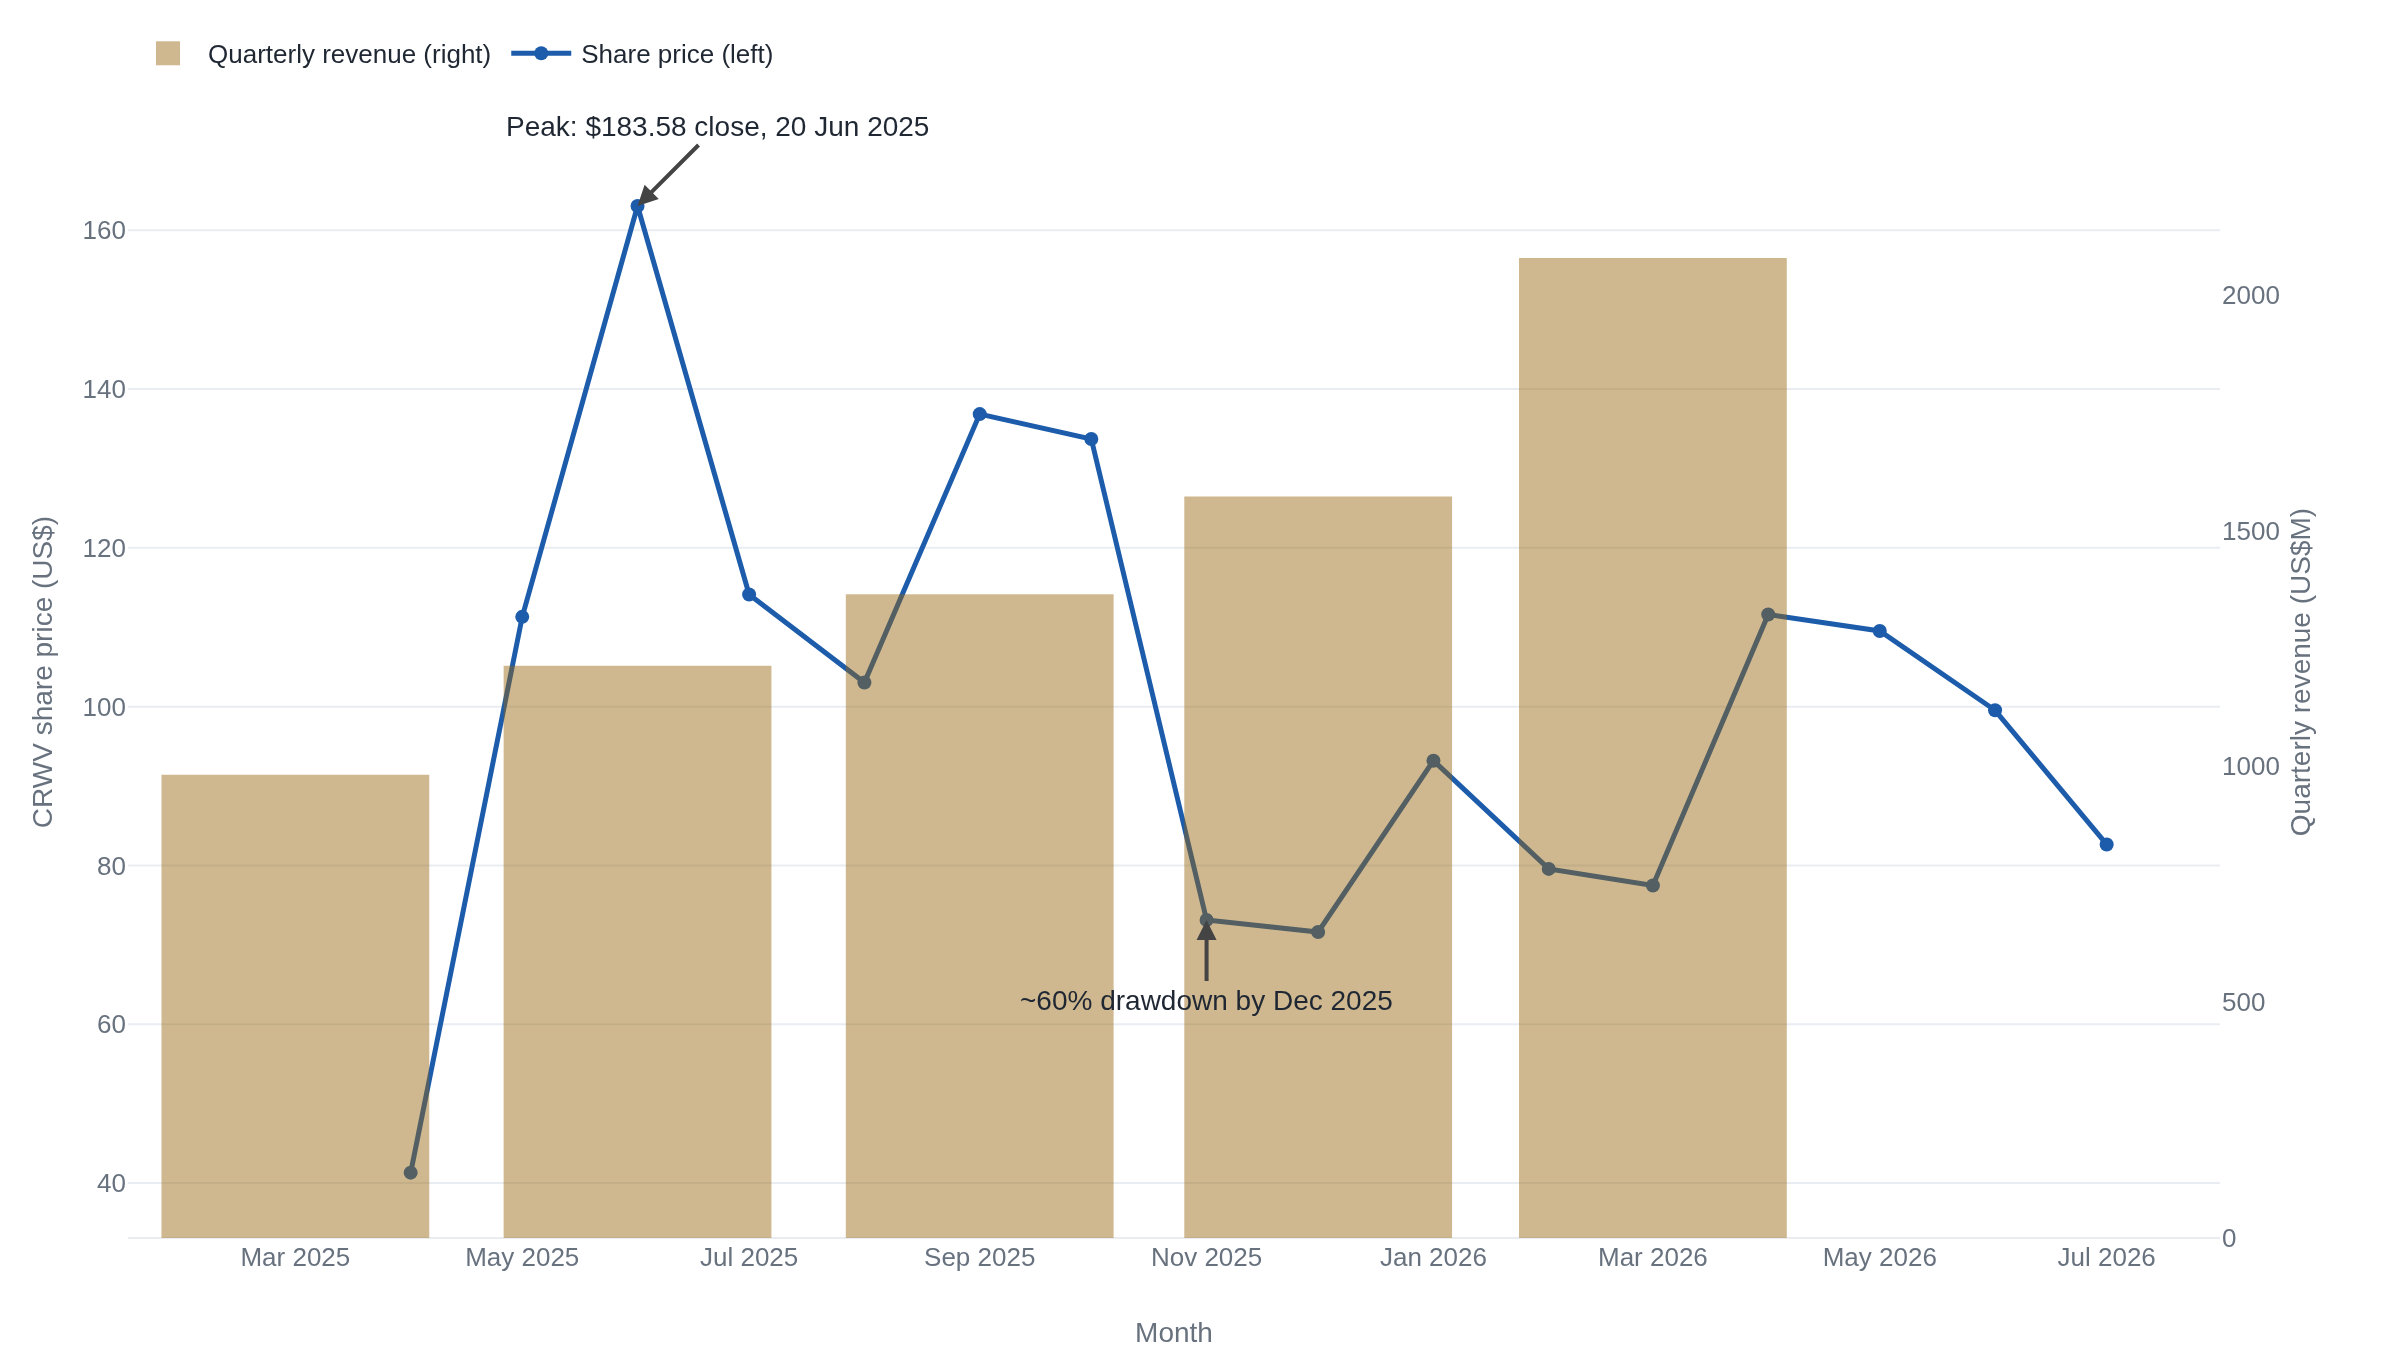

Generate this figure with Python:
# Chart 2: CRWV share price (monthly) against quarterly revenue.
# Price: public monthly close series for CRWV (month-open close), 2025-04 to
# 2026-07, from stockanalysis.com/stocks/crwv/history. All-time-high close was
# $183.58 on 2025-06-20 (stockanalysis.com);
# the monthly points understate that intra-month peak. Quarterly revenue owned
# by CoreWeave's 10-Q/10-K filings (CIK 0001769628). Price in US$, revenue in
# US$ millions.
import plotly.graph_objects as go

months = [
    "2025-04", "2025-05", "2025-06", "2025-07", "2025-08", "2025-09",
    "2025-10", "2025-11", "2025-12", "2026-01", "2026-02", "2026-03",
    "2026-04", "2026-05", "2026-06", "2026-07",
]
price = [41.30, 111.31, 163.06, 114.13, 103.04, 136.85,
         133.71, 73.12, 71.61, 93.19, 79.56, 77.47,
         111.60, 109.53, 99.54, 82.64]

rev_q = ["2025-03", "2025-06", "2025-09", "2025-12", "2026-03"]
rev = [982, 1213, 1365, 1572, 2078]

fig = go.Figure()
fig.add_trace(go.Bar(name="Quarterly revenue (right)", x=rev_q, y=rev, yaxis="y2",
                     opacity=0.45))
fig.add_trace(go.Scatter(name="Share price (left)", x=months, y=price,
                         mode="lines+markers"))

fig.update_layout(
    xaxis_title="Month",
    yaxis=dict(title="CRWV share price (US$)"),
    yaxis2=dict(title="Quarterly revenue (US$M)", overlaying="y", side="right",
                showgrid=False, range=[0, 2400]),
    margin=dict(r=90),
    legend_title_text="",
)
fig.add_annotation(x="2025-06", y=163.06, yref="y",
                   text="Peak: $183.58 close, 20 Jun 2025",
                   showarrow=True, arrowhead=2, ax=40, ay=-40)
fig.add_annotation(x="2025-11", y=73.12, yref="y",
                   text="~60% drawdown by Dec 2025",
                   showarrow=True, arrowhead=2, ax=0, ay=40)
